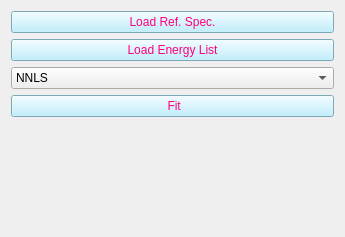
          <widget class="QWidget" name="page_7">
           <property name="geometry">
            <rect>
             <x>0</x>
             <y>0</y>
             <width>345</width>
             <height>237</height>
            </rect>
           </property>
           <attribute name="label">
            <string>XANES Fitting</string>
           </attribute>
           <layout class="QGridLayout" name="gridLayout_20">
            <item row="0" column="0">
             <layout class="QGridLayout" name="gridLayout_2">
              <item row="4" column="0">
               <spacer name="verticalSpacer">
                <property name="orientation">
                 <enum>Qt::Vertical</enum>
                </property>
                <property name="sizeHint" stdset="0">
                 <size>
                  <width>20</width>
                  <height>40</height>
                 </size>
                </property>
               </spacer>
              </item>
              <item row="2" column="0">
               <widget class="QComboBox" name="cb_xanes_fitting_method">
                <item>
                 <property name="text">
                  <string>NNLS</string>
                 </property>
                </item>
               </widget>
              </item>
              <item row="3" column="0">
               <widget class="QPushButton" name="pb_xanes_fit">
                <property name="enabled">
                 <bool>true</bool>
                </property>
                <property name="sizePolicy">
                 <sizepolicy hsizetype="Preferred" vsizetype="Minimum">
                  <horstretch>0</horstretch>
                  <verstretch>0</verstretch>
                 </sizepolicy>
                </property>
                <property name="styleSheet">
                 <string notr="true">background-color: rgb(175, 236, 255);
color: rgb(255, 0, 127);
</string>
                </property>
                <property name="text">
                 <string> Fit</string>
                </property>
               </widget>
              </item>
              <item row="0" column="0">
               <widget class="QPushButton" name="pb_ref_xanes">
                <property name="sizePolicy">
                 <sizepolicy hsizetype="Preferred" vsizetype="Preferred">
                  <horstretch>0</horstretch>
                  <verstretch>0</verstretch>
                 </sizepolicy>
                </property>
                <property name="styleSheet">
                 <string notr="true">background-color: rgb(175, 236, 255);
color: rgb(255, 0, 127);
</string>
                </property>
                <property name="text">
                 <string>Load Ref. Spec.</string>
                </property>
               </widget>
              </item>
              <item row="1" column="0">
               <widget class="QPushButton" name="pb_elist_xanes">
                <property name="sizePolicy">
                 <sizepolicy hsizetype="Preferred" vsizetype="Preferred">
                  <horstretch>0</horstretch>
                  <verstretch>0</verstretch>
                 </sizepolicy>
                </property>
                <property name="styleSheet">
                 <string notr="true">background-color: rgb(175, 236, 255);
color: rgb(255, 0, 127);
</string>
                </property>
                <property name="text">
                 <string>Load Energy List</string>
                </property>
               </widget>
              </item>
             </layout>
            </item>
           </layout>
          </widget>
